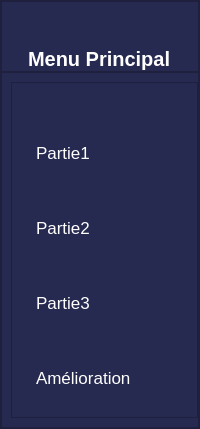
     <widget class="QWidget" name="Menu" native="true">
      <property name="styleSheet">
       <string notr="true">QWidget{
	background-color: rgb(39, 42, 80);
}

QPushButton{
	color: rgb(255, 255, 255);
	text-align : left;
	height : 30px;
	border : none;
	padding-left : 15px;
	padding-top : 15px;
	padding-bottom : 15px;
	padding-right : 0px;
	margin-right : 0px;
	border-top-left-radius : 8px;
	border-bottom-left-radius : 8px
}

QPushButton:checked{
	color: rgb(0, 0, 76);
	background-color: rgb(170, 255, 0);
	font-weight : bold;
}

QLabel{
	color: rgb(255, 255, 255);
	text-align : center;
}</string>
      </property>
      <layout class="QVBoxLayout" name="verticalLayout">
       <property name="spacing">
        <number>0</number>
       </property>
       <property name="leftMargin">
        <number>0</number>
       </property>
       <property name="topMargin">
        <number>0</number>
       </property>
       <property name="rightMargin">
        <number>0</number>
       </property>
       <property name="bottomMargin">
        <number>0</number>
       </property>
       <item>
        <widget class="QFrame" name="frame">
         <property name="frameShape">
          <enum>QFrame::StyledPanel</enum>
         </property>
         <property name="frameShadow">
          <enum>QFrame::Raised</enum>
         </property>
         <layout class="QVBoxLayout" name="verticalLayout_2">
          <property name="spacing">
           <number>0</number>
          </property>
          <property name="leftMargin">
           <number>0</number>
          </property>
          <property name="topMargin">
           <number>0</number>
          </property>
          <property name="rightMargin">
           <number>0</number>
          </property>
          <property name="bottomMargin">
           <number>0</number>
          </property>
          <item alignment="Qt::AlignTop">
           <widget class="QFrame" name="frame_2">
            <property name="frameShape">
             <enum>QFrame::StyledPanel</enum>
            </property>
            <property name="frameShadow">
             <enum>QFrame::Raised</enum>
            </property>
            <layout class="QHBoxLayout" name="horizontalLayout_2">
             <property name="spacing">
              <number>0</number>
             </property>
             <property name="leftMargin">
              <number>9</number>
             </property>
             <property name="topMargin">
              <number>45</number>
             </property>
             <property name="rightMargin">
              <number>10</number>
             </property>
             <property name="bottomMargin">
              <number>0</number>
             </property>
             <item alignment="Qt::AlignHCenter|Qt::AlignTop">
              <widget class="QLabel" name="label">
               <property name="font">
                <font>
                 <pointsize>15</pointsize>
                 <weight>75</weight>
                 <bold>true</bold>
                </font>
               </property>
               <property name="text">
                <string>Menu Principal</string>
               </property>
              </widget>
             </item>
            </layout>
           </widget>
          </item>
          <item>
           <widget class="QFrame" name="frame_3">
            <property name="sizePolicy">
             <sizepolicy hsizetype="Preferred" vsizetype="Expanding">
              <horstretch>0</horstretch>
              <verstretch>0</verstretch>
             </sizepolicy>
            </property>
            <property name="frameShape">
             <enum>QFrame::StyledPanel</enum>
            </property>
            <property name="frameShadow">
             <enum>QFrame::Raised</enum>
            </property>
            <layout class="QVBoxLayout" name="verticalLayout_5">
             <property name="spacing">
              <number>0</number>
             </property>
             <property name="topMargin">
              <number>9</number>
             </property>
             <property name="rightMargin">
              <number>0</number>
             </property>
             <item alignment="Qt::AlignTop">
              <widget class="QFrame" name="frame_4">
               <property name="frameShape">
                <enum>QFrame::StyledPanel</enum>
               </property>
               <property name="frameShadow">
                <enum>QFrame::Raised</enum>
               </property>
               <layout class="QVBoxLayout" name="verticalLayout_4">
                <property name="spacing">
                 <number>15</number>
                </property>
                <property name="leftMargin">
                 <number>9</number>
                </property>
                <property name="topMargin">
                 <number>40</number>
                </property>
                <property name="rightMargin">
                 <number>0</number>
                </property>
                <item>
                 <widget class="QPushButton" name="pushButton_4">
                  <property name="font">
                   <font>
                    <pointsize>13</pointsize>
                   </font>
                  </property>
                  <property name="styleSheet">
                   <string notr="true"/>
                  </property>
                  <property name="text">
                   <string>Partie1</string>
                  </property>
                  <property name="checkable">
                   <bool>true</bool>
                  </property>
                  <property name="autoExclusive">
                   <bool>true</bool>
                  </property>
                 </widget>
                </item>
                <item>
                 <widget class="QPushButton" name="pushButton_5">
                  <property name="font">
                   <font>
                    <pointsize>13</pointsize>
                   </font>
                  </property>
                  <property name="text">
                   <string>Partie2</string>
                  </property>
                  <property name="checkable">
                   <bool>true</bool>
                  </property>
                  <property name="autoExclusive">
                   <bool>true</bool>
                  </property>
                 </widget>
                </item>
                <item>
                 <widget class="QPushButton" name="pushButton_6">
                  <property name="font">
                   <font>
                    <pointsize>13</pointsize>
                   </font>
                  </property>
                  <property name="text">
                   <string>Partie3</string>
                  </property>
                  <property name="checkable">
                   <bool>true</bool>
                  </property>
                  <property name="autoExclusive">
                   <bool>true</bool>
                  </property>
                 </widget>
                </item>
                <item>
                 <widget class="QPushButton" name="pushButton_11">
                  <property name="font">
                   <font>
                    <pointsize>13</pointsize>
                   </font>
                  </property>
                  <property name="text">
                   <string>Amélioration</string>
                  </property>
                  <property name="checkable">
                   <bool>true</bool>
                  </property>
                  <property name="autoExclusive">
                   <bool>true</bool>
                  </property>
                 </widget>
                </item>
               </layout>
              </widget>
             </item>
            </layout>
           </widget>
          </item>
         </layout>
        </widget>
       </item>
      </layout>
     </widget>
